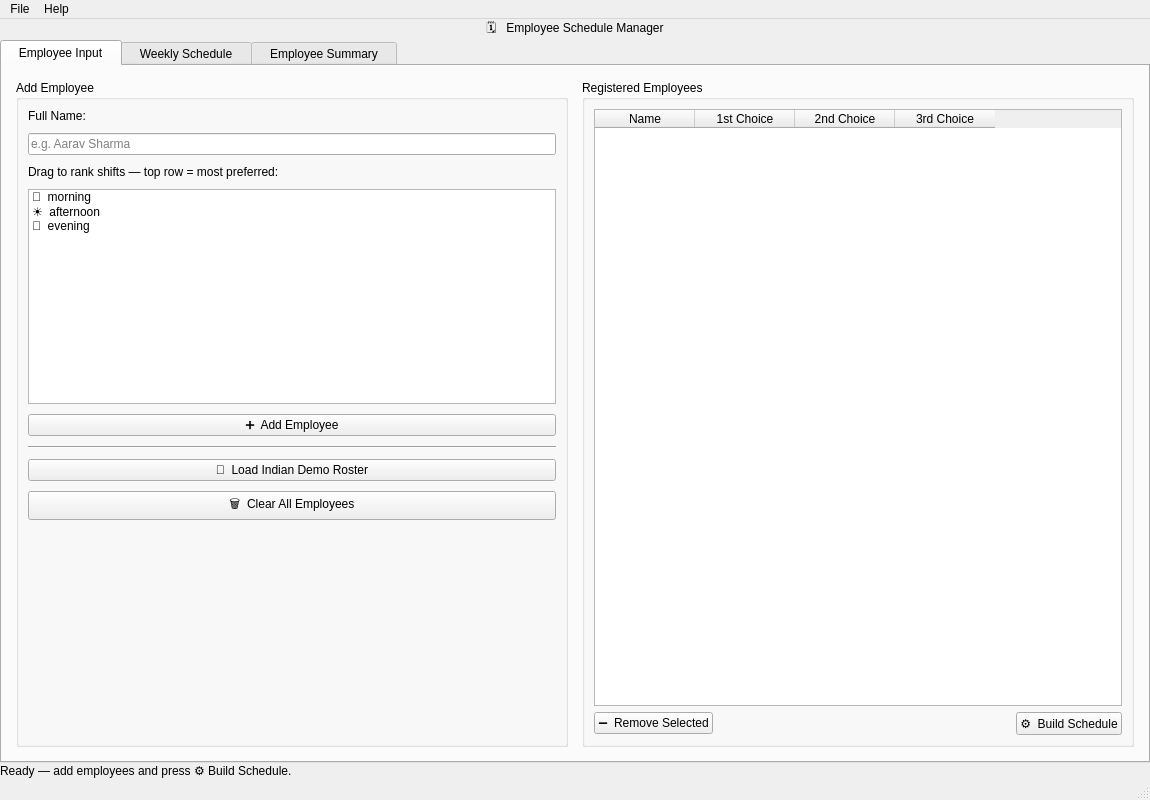
<?xml version="1.0" encoding="UTF-8"?>
<!--
    shared/ui/main_window.ui
    ════════════════════════════════════════════════════════════════
    Shared Qt Designer file consumed by BOTH:
      • Python  →  PySide6.QtUiTools.QUiLoader  (runtime load)
      • C++     →  AUTOUIC generates ui_main_window.h  (compile-time)

    FIX: contentsMargins now uses the correct <number> sub-elements
    (left/top/right/bottom) instead of <rect> (x/y/width/height).
    Qt 6.x uic rejects the <rect> form, producing:
        error: no matching function for call to
        'QVBoxLayout::setContentsMargins(QRect)'

    Open for visual editing:
        designer shared/ui/main_window.ui
    ════════════════════════════════════════════════════════════════
-->
<ui version="4.0">
 <class>MainWindow</class>
 <widget class="QMainWindow" name="MainWindow">
  <property name="geometry">
   <rect><x>0</x><y>0</y><width>1150</width><height>800</height></rect>
  </property>
  <property name="windowTitle">
   <string>Employee Schedule Manager</string>
  </property>

  <!-- ═══════════════  CENTRAL WIDGET  ═══════════════ -->
  <widget class="QWidget" name="centralwidget">
   <layout class="QVBoxLayout" name="rootLayout">
    <property name="spacing"><number>0</number></property>
    <property name="leftMargin"><number>0</number></property>
    <property name="topMargin"><number>0</number></property>
    <property name="rightMargin"><number>0</number></property>
    <property name="bottomMargin"><number>0</number></property>

    <!-- ── BANNER ─────────────────────────────────── -->
    <item>
     <widget class="QLabel" name="lblBanner">
      <property name="text"><string>🗓   Employee Schedule Manager</string></property>
      <property name="alignment"><set>Qt::AlignCenter</set></property>
      <property name="minimumHeight"><number>58</number></property>
     </widget>
    </item>

    <!-- ── TAB WIDGET ────────────────────────────── -->
    <item>
     <widget class="QTabWidget" name="tabWidget">
      <property name="currentIndex"><number>0</number></property>
      <property name="tabPosition"><enum>QTabWidget::North</enum></property>

      <!-- ══════ TAB 1 – INPUT ══════ -->
      <widget class="QWidget" name="tabInput">
       <attribute name="title"><string>  Employee Input  </string></attribute>
       <layout class="QHBoxLayout" name="inputOuter">
        <property name="leftMargin"><number>14</number></property>
        <property name="topMargin"><number>14</number></property>
        <property name="rightMargin"><number>14</number></property>
        <property name="bottomMargin"><number>14</number></property>
        <property name="spacing"><number>14</number></property>

        <!-- LEFT: Add-Employee form -->
        <item>
         <widget class="QGroupBox" name="gbAddEmployee">
          <property name="title"><string>Add Employee</string></property>
          <property name="maximumWidth"><number>320</number></property>
          <layout class="QVBoxLayout" name="addEmpVBox">
           <property name="spacing"><number>10</number></property>

           <item>
            <widget class="QLabel" name="lblName">
             <property name="text"><string>Full Name:</string></property>
            </widget>
           </item>
           <item>
            <widget class="QLineEdit" name="leEmployeeName">
             <property name="placeholderText"><string>e.g. Aarav Sharma</string></property>
            </widget>
           </item>

           <item>
            <widget class="QLabel" name="lblPrefNote">
             <property name="text">
              <string>Drag to rank shifts — top row = most preferred:</string>
             </property>
             <property name="wordWrap"><bool>true</bool></property>
            </widget>
           </item>

           <!-- Drag-to-rank list -->
           <item>
            <widget class="QListWidget" name="lwPreferences">
             <property name="dragDropMode">
              <enum>QAbstractItemView::InternalMove</enum>
             </property>
             <property name="defaultDropAction">
              <enum>Qt::MoveAction</enum>
             </property>
             <property name="minimumHeight"><number>100</number></property>
             <property name="maximumHeight"><number>100</number></property>
             <property name="toolTip">
              <string>Drag rows to reorder shift preference (top = 1st choice)</string>
             </property>
             <item>
              <property name="text"><string>🌅  morning</string></property>
             </item>
             <item>
              <property name="text"><string>☀️  afternoon</string></property>
             </item>
             <item>
              <property name="text"><string>🌙  evening</string></property>
             </item>
            </widget>
           </item>

           <item>
            <widget class="QPushButton" name="btnAddEmployee">
             <property name="text"><string>➕  Add Employee</string></property>
             <property name="minimumHeight"><number>36</number></property>
            </widget>
           </item>

           <item>
            <widget class="QFrame" name="sep1">
             <property name="frameShape"><enum>QFrame::HLine</enum></property>
             <property name="frameShadow"><enum>QFrame::Sunken</enum></property>
            </widget>
           </item>

           <item>
            <widget class="QPushButton" name="btnLoadDemo">
             <property name="text"><string>🔄  Load Indian Demo Roster</string></property>
             <property name="minimumHeight"><number>36</number></property>
             <property name="toolTip">
              <string>Loads 10 pre-built employees with Indian names</string>
             </property>
            </widget>
           </item>

           <item>
            <widget class="QPushButton" name="btnClearAll">
             <property name="text"><string>🗑  Clear All Employees</string></property>
             <property name="minimumHeight"><number>36</number></property>
            </widget>
           </item>

           <item>
            <spacer>
             <property name="orientation"><enum>Qt::Vertical</enum></property>
             <property name="sizeHint" stdset="0">
              <size><width>20</width><height>40</height></size>
             </property>
            </spacer>
           </item>

          </layout>
         </widget>
        </item>

        <!-- RIGHT: Registered-employees table -->
        <item>
         <widget class="QGroupBox" name="gbEmployeeList">
          <property name="title"><string>Registered Employees</string></property>
          <layout class="QVBoxLayout" name="empListVBox">

           <item>
            <widget class="QTableWidget" name="tblEmployees">
             <property name="selectionBehavior">
              <enum>QAbstractItemView::SelectRows</enum>
             </property>
             <property name="editTriggers">
              <set>QAbstractItemView::NoEditTriggers</set>
             </property>
             <property name="alternatingRowColors"><bool>true</bool></property>
             <column><property name="text"><string>Name</string></property></column>
             <column><property name="text"><string>1st Choice</string></property></column>
             <column><property name="text"><string>2nd Choice</string></property></column>
             <column><property name="text"><string>3rd Choice</string></property></column>
            </widget>
           </item>

           <!-- Action row below table -->
           <item>
            <layout class="QHBoxLayout" name="empActionRow">
             <item>
              <widget class="QPushButton" name="btnRemoveEmployee">
               <property name="text"><string>➖  Remove Selected</string></property>
               <property name="minimumHeight"><number>34</number></property>
              </widget>
             </item>
             <item>
              <spacer>
               <property name="orientation"><enum>Qt::Horizontal</enum></property>
               <property name="sizeHint" stdset="0">
                <size><width>40</width><height>20</height></size>
               </property>
              </spacer>
             </item>
             <item>
              <widget class="QPushButton" name="btnBuildSchedule">
               <property name="text"><string>⚙  Build Schedule</string></property>
               <property name="minimumHeight"><number>42</number></property>
               <property name="minimumWidth"><number>160</number></property>
              </widget>
             </item>
            </layout>
           </item>

          </layout>
         </widget>
        </item>

       </layout>
      </widget>
      <!-- END TAB 1 -->

      <!-- ══════ TAB 2 – SCHEDULE ══════ -->
      <widget class="QWidget" name="tabSchedule">
       <attribute name="title"><string>  Weekly Schedule  </string></attribute>
       <layout class="QVBoxLayout" name="schedVBox">
        <property name="leftMargin"><number>14</number></property>
        <property name="topMargin"><number>14</number></property>
        <property name="rightMargin"><number>14</number></property>
        <property name="bottomMargin"><number>14</number></property>

        <item>
         <widget class="QTableWidget" name="tblSchedule">
          <property name="selectionMode">
           <enum>QAbstractItemView::NoSelection</enum>
          </property>
          <property name="editTriggers">
           <set>QAbstractItemView::NoEditTriggers</set>
          </property>
          <property name="alternatingRowColors"><bool>true</bool></property>
          <property name="wordWrap"><bool>true</bool></property>
         </widget>
        </item>

        <item>
         <widget class="QGroupBox" name="gbWarnings">
          <property name="title"><string>Staffing Warnings</string></property>
          <property name="maximumHeight"><number>100</number></property>
          <layout class="QVBoxLayout" name="warnVBox">
           <item>
            <widget class="QTextEdit" name="teWarnings">
             <property name="readOnly"><bool>true</bool></property>
            </widget>
           </item>
          </layout>
         </widget>
        </item>

       </layout>
      </widget>
      <!-- END TAB 2 -->

      <!-- ══════ TAB 3 – SUMMARY ══════ -->
      <widget class="QWidget" name="tabSummary">
       <attribute name="title"><string>  Employee Summary  </string></attribute>
       <layout class="QVBoxLayout" name="summaryVBox">
        <property name="leftMargin"><number>14</number></property>
        <property name="topMargin"><number>14</number></property>
        <property name="rightMargin"><number>14</number></property>
        <property name="bottomMargin"><number>14</number></property>

        <item>
         <widget class="QTableWidget" name="tblSummary">
          <property name="selectionBehavior">
           <enum>QAbstractItemView::SelectRows</enum>
          </property>
          <property name="editTriggers">
           <set>QAbstractItemView::NoEditTriggers</set>
          </property>
          <property name="alternatingRowColors"><bool>true</bool></property>
          <!-- Columns: Name | Days | Preferences | Mon..Sun (7) -->
          <column><property name="text"><string>Employee</string></property></column>
          <column><property name="text"><string>Days</string></property></column>
          <column><property name="text"><string>Preferences</string></property></column>
          <column><property name="text"><string>Mon</string></property></column>
          <column><property name="text"><string>Tue</string></property></column>
          <column><property name="text"><string>Wed</string></property></column>
          <column><property name="text"><string>Thu</string></property></column>
          <column><property name="text"><string>Fri</string></property></column>
          <column><property name="text"><string>Sat</string></property></column>
          <column><property name="text"><string>Sun</string></property></column>
         </widget>
        </item>

       </layout>
      </widget>
      <!-- END TAB 3 -->

     </widget>
    </item>

    <!-- ── STATUS STRIP ─────────────────── -->
    <item>
     <widget class="QLabel" name="lblStatus">
      <property name="text">
       <string>Ready — add employees and press ⚙ Build Schedule.</string>
      </property>
      <property name="minimumHeight"><number>28</number></property>
      <property name="alignment">
       <set>Qt::AlignVCenter|Qt::AlignLeft</set>
      </property>
     </widget>
    </item>

   </layout>
  </widget>
  <!-- end centralwidget -->

  <!-- ── MENU BAR ─────────────────────── -->
  <widget class="QMenuBar" name="menubar">
   <property name="geometry">
    <rect><x>0</x><y>0</y><width>1150</width><height>28</height></rect>
   </property>
   <widget class="QMenu" name="menuFile">
    <property name="title"><string>File</string></property>
    <addaction name="actionLoadDemo"/>
    <addaction name="separator"/>
    <addaction name="actionExit"/>
   </widget>
   <widget class="QMenu" name="menuHelp">
    <property name="title"><string>Help</string></property>
    <addaction name="actionAbout"/>
   </widget>
   <addaction name="menuFile"/>
   <addaction name="menuHelp"/>
  </widget>

  <widget class="QStatusBar" name="statusbar"/>

  <action name="actionLoadDemo">
   <property name="text"><string>Load Demo Employees</string></property>
   <property name="shortcut"><string>Ctrl+D</string></property>
  </action>
  <action name="actionExit">
   <property name="text"><string>Exit</string></property>
   <property name="shortcut"><string>Ctrl+Q</string></property>
  </action>
  <action name="actionAbout">
   <property name="text"><string>About</string></property>
   <property name="shortcut"><string>F1</string></property>
  </action>

 </widget>
 <resources/>
 <connections/>
</ui>
